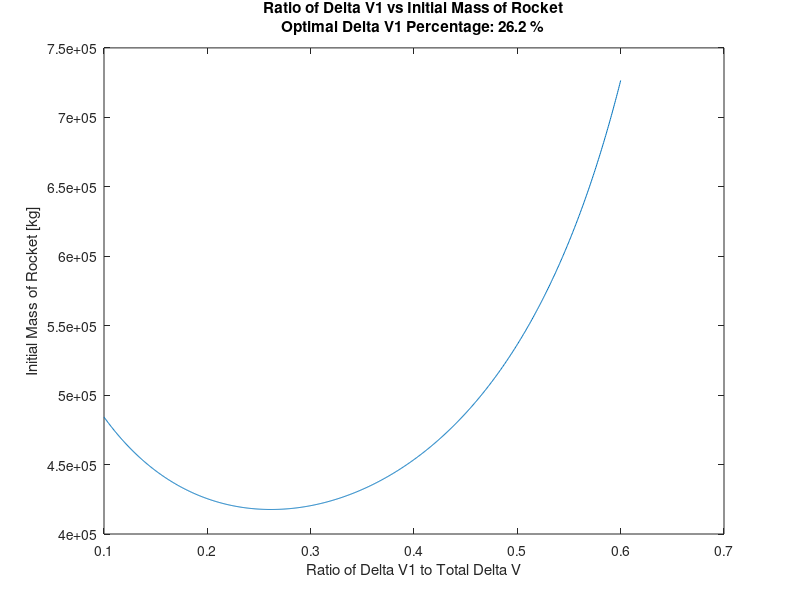

The MATLAB source for this figure:
%%%%%%%%%%%%%%%%%%%%%%%%%%%%%%%%%%%%%%%%%%%%%%%%%%%%%%%%%%%%%%%%%%%%%%%%%%%
%                       AAE 251 Final Design                              %
%                                                                         %
%                             Group 6                                     %
%                                                                         %
% Inputs:                                                                 %
%  1.  m_pay - payload mass [kg]                                          %
%  2.  delV1 - delta V that the first stage needs to achieve [m/s]        %
%  3.  delV2 - delta V that the second stage needs to achieve [m/s]       %
%  4.  delV3 - delta V that the capture stage must achieve [m/s]          %
%  5.  delV4 - delta V of deorbit [m/s]                                   %
%  6.  ISP1 - Specific impulse that first stage rocket engine gives [s]   %
%  7.  ISP2 - Specific impulse that second stage rocket engine gives [s]  %
%  8.  ISP3 - Specific impulse that the capture stage engine give [s]     %
%  9.  Fin1 - Finert for first stage                                      %
%  10. Fin2 - Finert for second stage                                     %
%  11. Fin3 - Finert for capture stage                                    %
%                                                                         %
%  Outputs:                                                               %
%  1. m0 - Initial mass of two stage rocket                               %
%                                                                         % 
%  Script Description: This script is to optimize launch profile          %
%                                                                         %
%%%%%%%%%%%%%%%%%%%%%%%%%%%%%%%%%%%%%%%%%%%%%%%%%%%%%%%%%%%%%%%%%%%%%%%%%%%

clc
close all
clear all

%--Constants---
u_earth = 3.986E5; %[km^3/s^2]
r_earth = 6378; %[km]
g0 = .00981; % [km/s^2]
delV_grav = 1.500;  % [km/s]
delV_drag = .150; % [km/s]
delV_steer = .200; % [km/s]
%f_inert = 26400/228400;
%Singe Stage
f_inert = 26400/228400;
ISP = 414; %[s]  + LOX
%Two Stage
ISP1 = 311; %[s] Kerosine + LOX
ISP2 = 451; %[s] H + LOX
ISP3 = 316; %[s]
Fin1 = 0.091; %0.08;
Fin2 = 0.097; %0.13;
Fin3 = .1;  %Estimate
B = 60;  %[degrees] N launch azimuth
Lat = 28.4556;  %[degrees] N launch latitude 
Long = 80.5278;  %[degrees] W launch longitude
LatRad = Lat*2*pi/360;
LongRad = Long*2*pi/360;
SRSm_pay = 500; %[kg] payload SRS carries 
SRSm_sat = 5715.26386; %[kg] weight of captured satellite
launchInclination = acosd(sind(B)*cosd(Lat));
delta_i = 90-launchInclination; %[degrees] desired plane change

%--SRS Stage Calculations--
ro = 200+r_earth;
vo = sqrt(u_earth/ro);  %initial orbital velocity
raTrans = (1000) + r_earth;
rpTrans = ro;
a = .5*(raTrans+rpTrans);
SRSdeltaV1 = sqrt(2*((u_earth/ro)-(u_earth/(2*a)))) - vo;
SRSdeltaV2 = sqrt(u_earth/raTrans) - sqrt(2*((u_earth/raTrans)-(u_earth/(2*a))));
SRSdeltaV3 = 2*(sqrt(2*((u_earth/raTrans)-(u_earth/(2*a)))))*sind(delta_i/2);
SRSm_prop = (SRSm_pay*exp((SRSdeltaV1+SRSdeltaV3)/(.0098*316))*(1-Fin3))/(1-(Fin3*exp((SRSdeltaV1+SRSdeltaV3)/(.0098*ISP3)))) + (((SRSm_pay+SRSm_sat)*exp(SRSdeltaV2/(.0098*ISP3))*(1-Fin3))/(1-(Fin3*exp(SRSdeltaV2/(.0098*ISP3)))));
SRSm = (SRSm_prop+SRSm_pay)*(1+Fin3);

%--Launch Stage Split--
delV_earth = (r_earth*2*pi/(24*60*60))*cosd(LatRad); %WHAT ABOUT AZIMUTH
delv_tot = sqrt(u_earth/(r_earth+200))  + delV_grav + delV_drag + delV_steer - delV_earth; % [km/s] Delta V required for circular flight at this altitude
x = linspace(0.1,.6,1000);
delV1 = delv_tot .* x;
delV2 = delv_tot - delV1;

m0_2 = (SRSm.*(exp(delV2./(g0.*ISP2))).*(1-Fin2))./(1-Fin2.*exp(delV2./(g0.*ISP2)));
m0 = (m0_2.*(exp(delV1./(g0.*ISP1))).*(1-Fin1))./(1-Fin1.*exp(delV1./(g0.*ISP1)));

[m0_min, ind] = min(m0);
delV1_optPercent = x(ind)*100;
delV1_opt = delV1(ind);
plot(x,m0)
str = sprintf('Ratio of Delta V1 vs Initial Mass of Rocket\nOptimal Delta V1 Percentage: %3.1f %%',delV1_optPercent);
title(str);
xlabel('Ratio of Delta V1 to Total Delta V')
ylabel('Initial Mass of Rocket [kg]')

%---Single Stage---
m_prop2_0 = (m0_2(ind).*(exp(delV1(ind)./(g0.*ISP1)) - 1).*(1-Fin1))./(1-Fin1.*exp(delV1(ind)./(g0.*ISP1))); %Stage 1
m_inert2_0 = (m0_2(ind).*Fin1.*(exp(delV1(ind)./(g0.*ISP1))-1))./(1-Fin1.*exp(delV1(ind)./(g0.*ISP1))); %Stage 1

m_prop2_2 = (SRSm.*(exp(delV2(ind)./(g0.*ISP2)) - 1).*(1-Fin2))./(1-Fin2.*exp(delV2(ind)./(g0.*ISP2))); %Stage 2
m_inert2_2 = (SRSm.*Fin2.*(exp(delV2(ind)./(g0.*ISP2))-1))./(1-Fin2.*exp(delV2(ind)./(g0.*ISP2))); %Stage 2

m2_prop_tot = m_prop2_2 + m_prop2_0;
m2_inert_tot = m_inert2_2 + m_inert2_0;

%---Cost---
c_2 = m2_inert_tot.*1000 + m2_prop_tot.*30; %Cost of 2 stage [kg]*[$/kg] = [$]
%c_1 = m1_inert_tot.*1000 + m1_prop_tot.*30; %Cost of 1 stage


